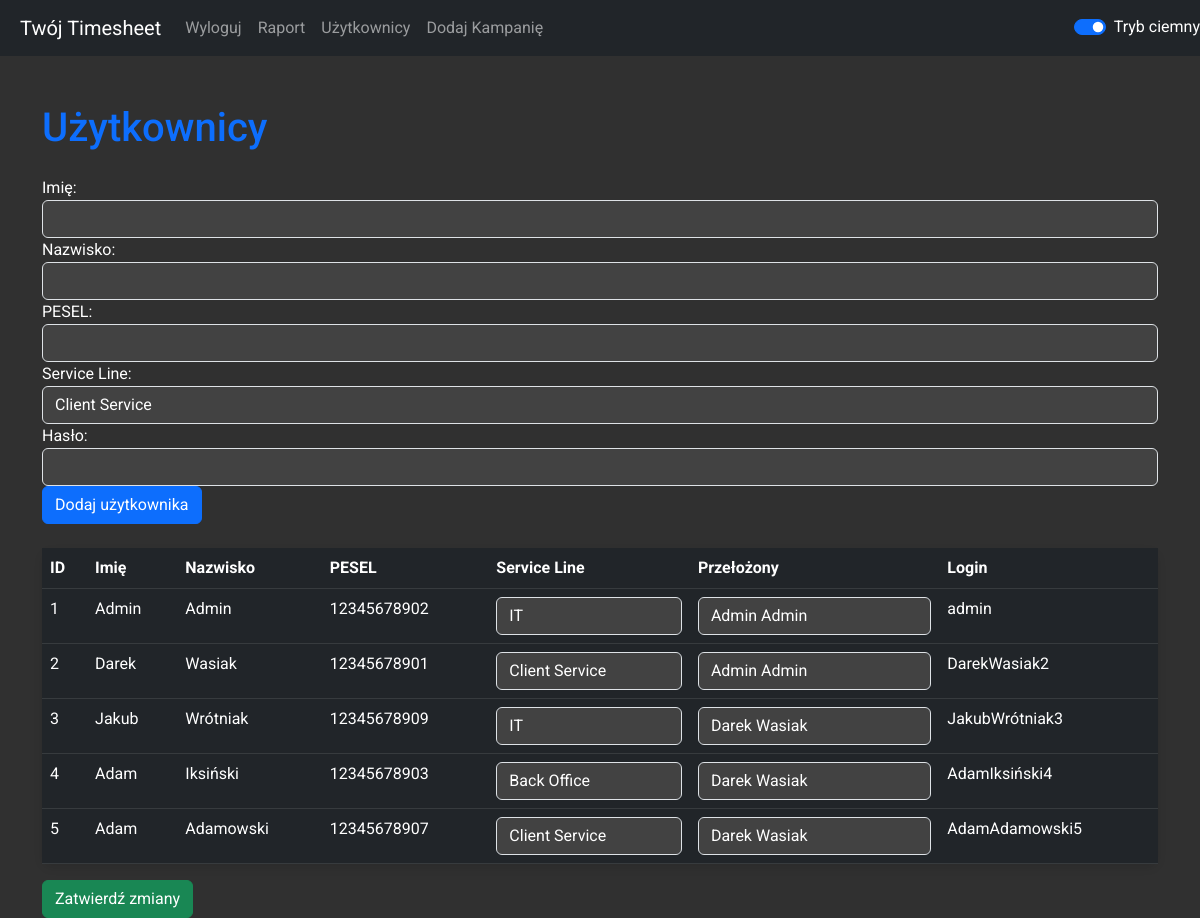
The app's page /add_user_page (signed in) with its own data.
### timesheet.py (models this page shows)
class User(UserMixin, db.Model):
    id = db.Column(db.Integer, primary_key=True, autoincrement=True)
    first_name = db.Column(db.String(50), nullable=False)
    last_name = db.Column(db.String(50), nullable=False)
    pesel = db.Column(db.String(11), unique=True, nullable=False)
    service_line = db.Column(db.String(50), nullable=False)
    password = db.Column(db.String(200), nullable=False)
    username_and_id = db.Column(db.String(100), unique=True, nullable=False)
    campaigns = db.relationship('Campaign', back_populates='user', lazy=True)
    supervisor_id = db.Column(db.Integer, db.ForeignKey('user.id'))
    supervised = db.relationship('User', back_populates='supervisor', foreign_keys=[supervisor_id])
    supervisor = db.relationship('User', back_populates='supervised', remote_side=[id], post_update=True)

### timesheet.py (the view)
@app.route('/add_user_page', methods=['GET', 'POST'])
def add_user_page():
    if request.method == 'POST':
        first_name = request.form.get('first_name')
        last_name = request.form.get('last_name')
        pesel = request.form.get('pesel')
        service_line = request.form.get('service_line')
        password = request.form.get('password')
        supervisor_id = request.form.get('supervisor')
        if first_name and last_name and pesel and service_line and password:
            with app.app_context():
                username_and_id = f"{first_name}{last_name}{User.query.count() + 1}"
                new_user = User(first_name=first_name, last_name=last_name, pesel=pesel, service_line=service_line, supervisor_id=supervisor_id, password=generate_password_hash(password), username_and_id=username_and_id)  # Uaktualnionee
                db.session.add(new_user)
                db.session.commit()
        return redirect(url_for('index'))
    else:
        users = User.query.all()
        return render_template('add_user.html', users=users)

### timesheet.py (called while the page is built)
@login_manager.user_loader
def load_user(user_id):
    return User.query.get(int(user_id))

### templates/add_user.html (shortened to what this page needs)
{% extends 'base.html' %}
{% block content %}
    <h1 class="mt-5 text-primary">Użytkownicy</h1>
    <form action="{{ url_for('add_user_page') }}" method="post" class="mt-4">
        <div class="form-group">
            <label for="first_name">Imię:</label>
            <input type="text" name="first_name" class="form-control" required>
        </div>
        <div class="form-group">
            <label for="last_name">Nazwisko:</label>
            <input type="text" name="last_name" class="form-control" required>
        </div>
        <div class="form-group">
            <label for="pesel">PESEL:</label>
            <input type="text" name="pesel" class="form-control" required>
        </div>
        <div class="form-group">
            <label for="service_line">Service Line:</label>
            <select name="service_line" class="form-control" required>
                <option value="Client Service">Client Service</option>
            </select>
        </div>
        <div class="form-group">
            <label for="password">Hasło:</label>
            <input type="password" name="password" class="form-control" required>
        </div>
        <button type="submit" class="btn btn-primary">Dodaj użytkownika</button>
    </form>
    <form action="{{ url_for('update_users') }}" method="post">
        <table class="table mt-4 report-table table-dark-mode">
            <thead>
                <tr>
                    <th>ID</th>
                    <th>Imię</th>
                    <th>Nazwisko</th>
                    <th>PESEL</th>
                    <th>Service Line</th>
                    <th>Przełożony</th>
                    <th>Login</th>
                </tr>
            </thead>
            <tbody>
                {% for user in users %}
                    <tr>
                        <td>{{ user.id }}</td>
                        <td>{{ user.first_name }}</td>
                        <td>{{ user.last_name }}</td>
                        <td>{{ user.pesel }}</td>
                        <td>
                            <select name="service_line_{{ user.id }}" class="form-control">
                                <option value="Client Service" {% if user.service_line == 'Client Service' %} selected {% endif %}>Client Service</option>
                                <option value="IT" {% if user.service_line == 'IT' %} selected {% endif %}>IT</option>
                                <option value="Back Office" {% if user.service_line == 'Back Office' %} selected {% endif %}>Back Office</option>
                            </select>
                        </td>
                        <td>
                            <select name="supervisor_{{ user.id }}" class="form-control">
                                {% for supervisor in users %}
                                    <option value="{{ supervisor.id }}" {% if user.supervisor and user.supervisor.id == supervisor.id %} selected {% endif %}>{{ supervisor.first_name }} {{ supervisor.last_name }}</option>
                                {% endfor %}
                            </select>
                        </td>
                        <td>{{ user.username_and_id }}</td>
                    </tr>
                {% endfor %}
            </tbody>
        </table>
        <button type="submit" class="btn btn-success">Zatwierdź zmiany</button>
    </form>
{% endblock %}

### static/styles.css (style rules this page uses)
body.dark-mode { background-color: #303030; color: #ffffff; font-family: 'Roboto', sans-serif; }
body.dark-mode input[type="text"], body.dark-mode input[type="password"], body.dark-mode input[type="email"], body.dark-mode input[type="number"], body.dark-mode input[type="tel"], body.dark-mode input[type="url"], body.dark-mode input[type="search"], body.dark-mode textarea, body.dark-mode select { color: #fff !important; background-color: #424242 !important; }
body.dark-mode .table, body:not(.dark-mode) .table { background-color: #424242 !important; color: #fff !important; box-shadow: 0 4px 8px rgba(0, 0, 0, 0.1); }
body.dark-mode .table.report-table { background-color: #424242 !important; color: #fff !important; box-shadow: 0 4px 8px rgba(0, 0, 0, 0.1); }
.table { border-radius: 10px !important; }
body.dark-mode .table, body:not(.dark-mode) .table { border-radius: 10px !important; }
body:not(.dark-mode) .table.report-table, body.dark-mode .table.report-table { border-radius: 10px !important; }

### records on screen
User: id "1", first_name "Admin", last_name "Admin", pesel "12345678902", service_line+id "IT", username_and_id "admin"
User: id "2", first_name "Darek", last_name "Wasiak", pesel "12345678901", service_line+id "Client Service", username_and_id "DarekWasiak2"
User: id "3", first_name "Jakub", last_name "Wrótniak", pesel "12345678909", service_line+id "IT", username_and_id "JakubWrótniak3"
User: id "4", first_name "Adam", last_name "Iksiński", pesel "12345678903", service_line+id "Back Office", username_and_id "AdamIksiński4"
User: id "5", first_name "Adam", last_name "Adamowski", pesel "12345678907", service_line+id "Client Service", username_and_id "AdamAdamowski5"

### other values on screen
form field value "Admin Admin"
form field value "Darek Wasiak"
